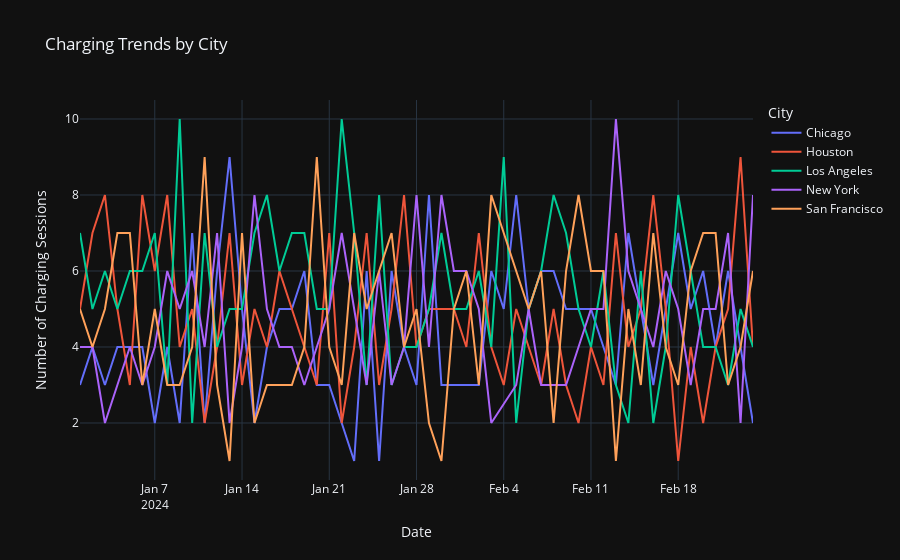

The notebook cell this image was saved under:
### Code cell
# Convert 'Charging Start Time' to datetime
df['Charging Start Time'] = pd.to_datetime(df['Charging Start Time'])

# Group data by city and time, counting charging sessions
time_series_data = df.groupby([df['Charging Start Time'].dt.date, 'Charging Station Location'])['User ID'].count().reset_index()
time_series_data.rename(columns={'Charging Start Time': 'Date', 'User ID': 'Charging Sessions'}, inplace=True)

# Create a time series plot using Plotly
fig = px.line(time_series_data,
              x='Date',
              y='Charging Sessions',
              color='Charging Station Location',
              title='Charging Trends by City',
              labels={'Date': 'Date', 'Charging Sessions': 'Number of Charging Sessions', 'Charging Station Location': 'City'},template='plotly_dark')

fig.show()

### Figure 1 — Plotly figure (JSON) as saved in the notebook; plotly's stock layout.template omitted (floating-point values rounded to 4 significant figures)
{"data": [{"hovertemplate": "City=Chicago<br>Date=%{x}<br>Number of Charging Sessions=%{y}<extra></extra>", "legendgroup": "Chicago", "line": {"color": "#636efa", "dash": "solid"}, "marker": {"symbol": "circle"}, "mode": "lines", "name": "Chicago", "orientation": "v", "showlegend": true, "type": "scatter", "x": ["2024-01-01", "2024-01-02", "2024-01-03", "2024-01-04", "2024-01-05", "2024-01-06", "2024-01-07", "2024-01-08", "2024-01-09", "2024-01-10", "2024-01-11", "2024-01-12", "2024-01-13", "2024-01-14", "2024-01-15", "2024-01-16", "2024-01-17", "2024-01-18", "2024-01-19", "2024-01-20", "2024-01-21", "2024-01-22", "2024-01-23", "2024-01-24", "2024-01-25", "2024-01-26", "2024-01-27", "2024-01-28", "2024-01-29", "2024-01-30", "2024-01-31", "2024-02-01", "2024-02-02", "2024-02-03", "2024-02-04", "2024-02-05", "2024-02-06", "2024-02-07", "2024-02-08", "2024-02-09", "2024-02-10", "2024-02-11", "2024-02-12", "2024-02-13", "2024-02-14", "2024-02-15", "2024-02-16", "2024-02-17", "2024-02-18", "2024-02-19", "2024-02-20", "2024-02-21", "2024-02-22", "2024-02-23", "2024-02-24"], "xaxis": "x", "y": [3, 4, 3, 4, 4, 4, 2, 4, 2, 7, 2, 6, 9, 5, 2, 4, 5, 5, 6, 3, 3, 2, 1, 6, 1, 6, 4, 3, 8, 3, 3, 3, 3, 6, 5, 8, 5, 6, 6, 5, 5, 5, 4, 3, 7, 5, 3, 5, 7, 5, 6, 4, 6, 4, 2], "yaxis": "y"}, {"hovertemplate": "City=Houston<br>Date=%{x}<br>Number of Charging Sessions=%{y}<extra></extra>", "legendgroup": "Houston", "line": {"color": "#EF553B", "dash": "solid"}, "marker": {"symbol": "circle"}, "mode": "lines", "name": "Houston", "orientation": "v", "showlegend": true, "type": "scatter", "x": ["2024-01-01", "2024-01-02", "2024-01-03", "2024-01-04", "2024-01-05", "2024-01-06", "2024-01-07", "2024-01-08", "2024-01-09", "2024-01-10", "2024-01-11", "2024-01-12", "2024-01-13", "2024-01-14", "2024-01-15", "2024-01-16", "2024-01-17", "2024-01-18", "2024-01-19", "2024-01-20", "2024-01-21", "2024-01-22", "2024-01-23", "2024-01-24", "2024-01-25", "2024-01-26", "2024-01-27", "2024-01-28", "2024-01-29", "2024-01-30", "2024-01-31", "2024-02-01", "2024-02-02", "2024-02-03", "2024-02-04", "2024-02-05", "2024-02-06", "2024-02-07", "2024-02-08", "2024-02-09", "2024-02-10", "2024-02-11", "2024-02-12", "2024-02-13", "2024-02-14", "2024-02-15", "2024-02-16", "2024-02-17", "2024-02-18", "2024-02-19", "2024-02-20", "2024-02-21", "2024-02-22", "2024-02-23", "2024-02-24"], "xaxis": "x", "y": [5, 7, 8, 5, 3, 8, 6, 8, 4, 5, 2, 4, 7, 3, 5, 4, 6, 5, 4, 3, 7, 2, 4, 7, 3, 5, 8, 4, 5, 5, 5, 4, 7, 4, 3, 5, 4, 3, 5, 3, 2, 4, 3, 7, 4, 5, 8, 5, 1, 4, 2, 4, 5, 9, 4], "yaxis": "y"}, {"hovertemplate": "City=Los Angeles<br>Date=%{x}<br>Number of Charging Sessions=%{y}<extra></extra>", "legendgroup": "Los Angeles", "line": {"color": "#00cc96", "dash": "solid"}, "marker": {"symbol": "circle"}, "mode": "lines", "name": "Los Angeles", "orientation": "v", "showlegend": true, "type": "scatter", "x": ["2024-01-01", "2024-01-02", "2024-01-03", "2024-01-04", "2024-01-05", "2024-01-06", "2024-01-07", "2024-01-08", "2024-01-09", "2024-01-10", "2024-01-11", "2024-01-12", "2024-01-13", "2024-01-14", "2024-01-15", "2024-01-16", "2024-01-17", "2024-01-18", "2024-01-19", "2024-01-20", "2024-01-21", "2024-01-22", "2024-01-23", "2024-01-24", "2024-01-25", "2024-01-26", "2024-01-27", "2024-01-28", "2024-01-29", "2024-01-30", "2024-01-31", "2024-02-01", "2024-02-02", "2024-02-03", "2024-02-04", "2024-02-05", "2024-02-06", "2024-02-07", "2024-02-08", "2024-02-09", "2024-02-10", "2024-02-11", "2024-02-12", "2024-02-13", "2024-02-14", "2024-02-15", "2024-02-16", "2024-02-17", "2024-02-18", "2024-02-19", "2024-02-20", "2024-02-21", "2024-02-22", "2024-02-23", "2024-02-24"], "xaxis": "x", "y": [7, 5, 6, 5, 6, 6, 7, 3, 10, 2, 7, 4, 5, 5, 7, 8, 6, 7, 7, 5, 5, 10, 7, 3, 8, 3, 4, 4, 5, 7, 5, 5, 6, 4, 9, 2, 5, 6, 8, 7, 5, 4, 6, 3, 2, 6, 2, 4, 8, 6, 4, 4, 3, 5, 4], "yaxis": "y"}, {"hovertemplate": "City=New York<br>Date=%{x}<br>Number of Charging Sessions=%{y}<extra></extra>", "legendgroup": "New York", "line": {"color": "#ab63fa", "dash": "solid"}, "marker": {"symbol": "circle"}, "mode": "lines", "name": "New York", "orientation": "v", "showlegend": true, "type": "scatter", "x": ["2024-01-01", "2024-01-02", "2024-01-03", "2024-01-04", "2024-01-05", "2024-01-06", "2024-01-07", "2024-01-08", "2024-01-09", "2024-01-10", "2024-01-11", "2024-01-12", "2024-01-13", "2024-01-14", "2024-01-15", "2024-01-16", "2024-01-17", "2024-01-18", "2024-01-19", "2024-01-20", "2024-01-21", "2024-01-22", "2024-01-23", "2024-01-24", "2024-01-25", "2024-01-26", "2024-01-27", "2024-01-28", "2024-01-29", "2024-01-30", "2024-01-31", "2024-02-01", "2024-02-02", "2024-02-03", "2024-02-05", "2024-02-06", "2024-02-07", "2024-02-08", "2024-02-09", "2024-02-10", "2024-02-11", "2024-02-12", "2024-02-13", "2024-02-14", "2024-02-15", "2024-02-16", "2024-02-17", "2024-02-18", "2024-02-19", "2024-02-20", "2024-02-21", "2024-02-22", "2024-02-23", "2024-02-24"], "xaxis": "x", "y": [4, 4, 2, 3, 4, 3, 4, 6, 5, 6, 4, 7, 2, 4, 8, 5, 4, 4, 3, 4, 5, 7, 5, 3, 6, 3, 4, 8, 4, 8, 6, 6, 5, 2, 3, 5, 3, 3, 3, 4, 5, 5, 10, 6, 5, 4, 6, 5, 3, 5, 5, 7, 2, 8], "yaxis": "y"}, {"hovertemplate": "City=San Francisco<br>Date=%{x}<br>Number of Charging Sessions=%{y}<extra></extra>", "legendgroup": "San Francisco", "line": {"color": "#FFA15A", "dash": "solid"}, "marker": {"symbol": "circle"}, "mode": "lines", "name": "San Francisco", "orientation": "v", "showlegend": true, "type": "scatter", "x": ["2024-01-01", "2024-01-02", "2024-01-03", "2024-01-04", "2024-01-05", "2024-01-06", "2024-01-07", "2024-01-08", "2024-01-09", "2024-01-10", "2024-01-11", "2024-01-12", "2024-01-13", "2024-01-14", "2024-01-15", "2024-01-16", "2024-01-17", "2024-01-18", "2024-01-19", "2024-01-20", "2024-01-21", "2024-01-22", "2024-01-23", "2024-01-24", "2024-01-25", "2024-01-26", "2024-01-27", "2024-01-28", "2024-01-29", "2024-01-30", "2024-01-31", "2024-02-01", "2024-02-02", "2024-02-03", "2024-02-04", "2024-02-05", "2024-02-06", "2024-02-07", "2024-02-08", "2024-02-09", "2024-02-10", "2024-02-11", "2024-02-12", "2024-02-13", "2024-02-14", "2024-02-15", "2024-02-16", "2024-02-17", "2024-02-18", "2024-02-19", "2024-02-20", "2024-02-21", "2024-02-22", "2024-02-23", "2024-02-24"], "xaxis": "x", "y": [5, 4, 5, 7, 7, 3, 5, 3, 3, 4, 9, 3, 1, 7, 2, 3, 3, 3, 4, 9, 4, 3, 7, 5, 6, 7, 4, 5, 2, 1, 5, 6, 3, 8, 7, 6, 5, 6, 2, 6, 8, 6, 6, 1, 5, 3, 7, 4, 3, 6, 7, 7, 3, 4, 6], "yaxis": "y"}], "layout": {"legend": {"title": {"text": "City"}, "tracegroupgap": 0}, "title": {"text": "Charging Trends by City"}, "xaxis": {"anchor": "y", "domain": [0, 1], "title": {"text": "Date"}}, "yaxis": {"anchor": "x", "domain": [0, 1], "title": {"text": "Number of Charging Sessions"}}}}
